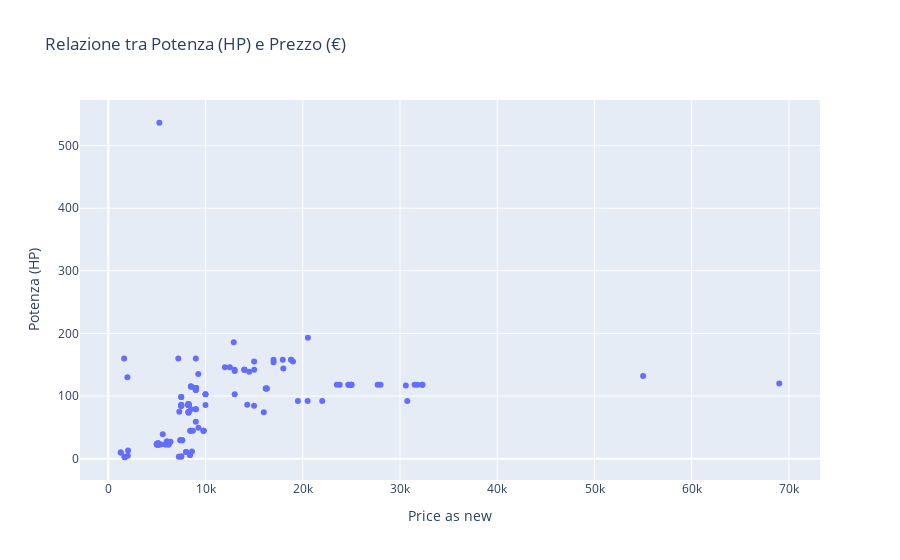

Write notebook code for a chart like this one.
### Code cell


### Figure 1 — Plotly figure (JSON) as saved in the notebook; plotly's stock layout.template omitted (floating-point values rounded to 4 significant figures; data arrays with more than 128 entries replaced by an {"elided": "..."} marker saying what was removed)
{"data": [{"customdata": {"elided": "154x1 str values"}, "hovertemplate": "Price as new=%{x}<br>Potenza (HP)=%{y}<br>Model=%{customdata[0]}<extra></extra>", "legendgroup": "", "marker": {"color": "#636efa", "symbol": "circle"}, "mode": "markers", "name": "", "orientation": "v", "showlegend": false, "type": "scatter", "x": {"elided": "154 int values"}, "xaxis": "x", "y": {"elided": "154 float values"}, "yaxis": "y"}], "layout": {"legend": {"tracegroupgap": 0}, "title": {"text": "Relazione tra Potenza (HP) e Prezzo (€)"}, "xaxis": {"anchor": "y", "domain": [0, 1], "title": {"text": "Price as new"}}, "yaxis": {"anchor": "x", "domain": [0, 1], "title": {"text": "Potenza (HP)"}}}}
